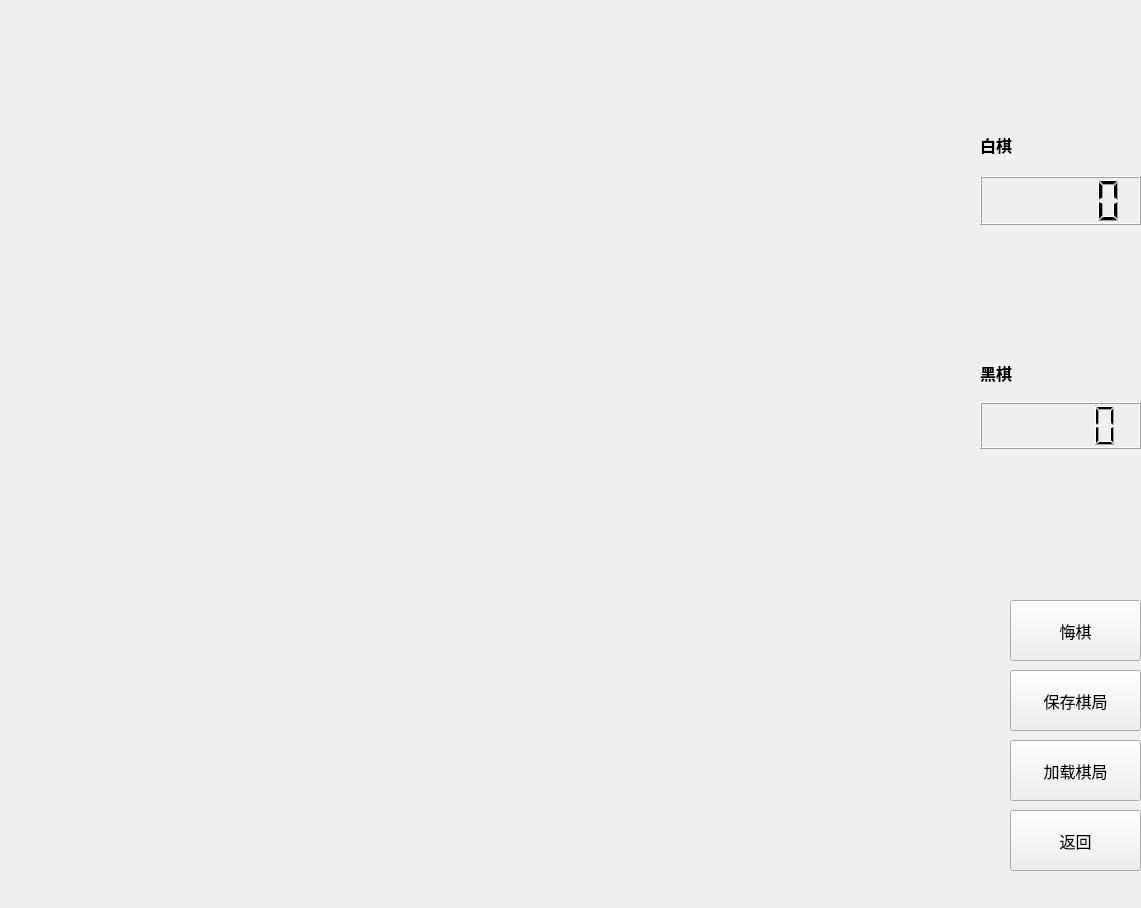
<?xml version="1.0" encoding="UTF-8"?>
<ui version="4.0">
 <class>gamewighet</class>
 <widget class="QWidget" name="gamewighet">
  <property name="geometry">
   <rect>
    <x>0</x>
    <y>0</y>
    <width>1141</width>
    <height>908</height>
   </rect>
  </property>
  <property name="font">
   <font>
    <family>黑体</family>
   </font>
  </property>
  <property name="windowTitle">
   <string>Form</string>
  </property>
  <widget class="QWidget" name="layoutWidget">
   <property name="geometry">
    <rect>
     <x>980</x>
     <y>120</y>
     <width>161</width>
     <height>161</height>
    </rect>
   </property>
   <layout class="QVBoxLayout" name="verticalLayout">
    <item>
     <widget class="QLabel" name="wihte">
      <property name="font">
       <font>
        <family>微软雅黑</family>
        <pointsize>12</pointsize>
        <weight>75</weight>
        <bold>true</bold>
       </font>
      </property>
      <property name="text">
       <string>白棋</string>
      </property>
     </widget>
    </item>
    <item>
     <widget class="QLCDNumber" name="lcd_white">
      <property name="styleSheet">
       <string notr="true">border-image: url(:/x.jpg);</string>
      </property>
     </widget>
    </item>
    <item>
     <widget class="QLabel" name="whitepos">
      <property name="font">
       <font>
        <pointsize>11</pointsize>
       </font>
      </property>
      <property name="text">
       <string/>
      </property>
     </widget>
    </item>
   </layout>
  </widget>
  <widget class="QWidget" name="layoutWidget">
   <property name="geometry">
    <rect>
     <x>980</x>
     <y>350</y>
     <width>161</width>
     <height>151</height>
    </rect>
   </property>
   <layout class="QVBoxLayout" name="verticalLayout_2">
    <item>
     <widget class="QLabel" name="black">
      <property name="font">
       <font>
        <family>微软雅黑</family>
        <pointsize>12</pointsize>
        <weight>75</weight>
        <bold>true</bold>
       </font>
      </property>
      <property name="text">
       <string>黑棋</string>
      </property>
     </widget>
    </item>
    <item>
     <widget class="QLCDNumber" name="lcd_black">
      <property name="styleSheet">
       <string notr="true">border-image: url(:/x.jpg);</string>
      </property>
     </widget>
    </item>
    <item>
     <widget class="QLabel" name="blackpos">
      <property name="font">
       <font>
        <pointsize>11</pointsize>
       </font>
      </property>
      <property name="text">
       <string/>
      </property>
     </widget>
    </item>
   </layout>
   <zorder>lcd_black</zorder>
   <zorder>black</zorder>
   <zorder>blackpos</zorder>
  </widget>
  <widget class="QPushButton" name="returnButton">
   <property name="geometry">
    <rect>
     <x>1010</x>
     <y>810</y>
     <width>131</width>
     <height>61</height>
    </rect>
   </property>
   <property name="font">
    <font>
     <family>黑体</family>
     <pointsize>12</pointsize>
    </font>
   </property>
   <property name="text">
    <string>返回</string>
   </property>
  </widget>
  <widget class="QLabel" name="label_3">
   <property name="geometry">
    <rect>
     <x>990</x>
     <y>308</y>
     <width>81</width>
     <height>31</height>
    </rect>
   </property>
   <property name="font">
    <font>
     <pointsize>12</pointsize>
    </font>
   </property>
   <property name="text">
    <string/>
   </property>
  </widget>
  <widget class="QPushButton" name="pushButton">
   <property name="geometry">
    <rect>
     <x>1010</x>
     <y>600</y>
     <width>131</width>
     <height>61</height>
    </rect>
   </property>
   <property name="font">
    <font>
     <pointsize>12</pointsize>
    </font>
   </property>
   <property name="text">
    <string>悔棋</string>
   </property>
  </widget>
  <widget class="QPushButton" name="saveButton">
   <property name="geometry">
    <rect>
     <x>1010</x>
     <y>670</y>
     <width>131</width>
     <height>61</height>
    </rect>
   </property>
   <property name="font">
    <font>
     <pointsize>12</pointsize>
    </font>
   </property>
   <property name="text">
    <string>保存棋局</string>
   </property>
  </widget>
  <widget class="QPushButton" name="loadButton">
   <property name="geometry">
    <rect>
     <x>1010</x>
     <y>740</y>
     <width>131</width>
     <height>61</height>
    </rect>
   </property>
   <property name="font">
    <font>
     <pointsize>12</pointsize>
    </font>
   </property>
   <property name="text">
    <string>加载棋局</string>
   </property>
  </widget>
 </widget>
 <resources/>
 <connections/>
</ui>
